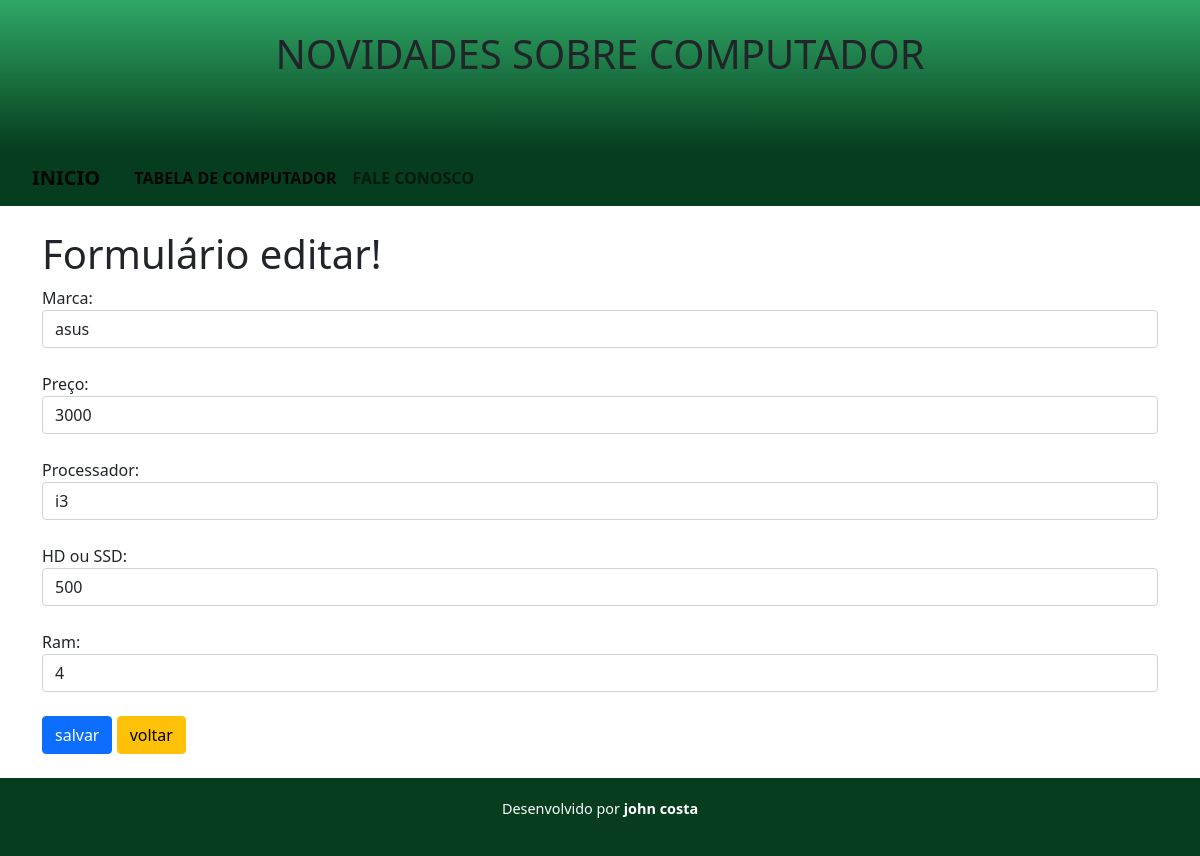
Page /prova002/formulario_editar.php?id=1 on the committed database.
### tables this page shows
CREATE TABLE `computadores` (
  `id` int(5) NOT NULL AUTO_INCREMENT,
  `marca` varchar(15) DEFAULT NULL,
  `preco` int(6) NOT NULL,
  `processador` varchar(10) NOT NULL,
  `hd` int(10) NOT NULL,
  `ram` int(5) NOT NULL,
  PRIMARY KEY (`id`)
);

### prova002/formulario_editar.php (the view, shortened to what this page needs)
    <!doctype html>
<html lang="en">
  <head>
    <link href="https://cdn.jsdelivr.net/npm/bootstrap@5.1.1/dist/css/bootstrap.min.css" rel="stylesheet">
  </head>
  <body>
  <?php
    include "topo.php";
    $id = $_GET["id"];
    $sql = "select * from computadores where id=$id";
    $sql = mysql_query($sql);
    $linha = mysql_fetch_array($sql);
  ?>
<div class="container">
    <h1>Formulário editar!</h1>
    <form action="editar.php" method="POST">
      Marca: <br>
      <input type="text" placeholder="Digite o nome da marca aqui..." required name="marca" class="form-control" value="<?php echo $linha['marca']; ?>">
      <br>
      Preço: <br>
      <input type="text" name="preco"  minlength="3" maxlength="10" class="form-control" placeholder="ex: 100,00"  required  value="<?php echo $linha['preco']; ?>">
      <br>
      Processador: <br>
      <input type="text" name="processador" required min="2" max="10" maxlength="10" class="form-control" placeholder="ex: i3" value="<?php echo $linha['processador']; ?>">
      <br>
      HD ou SSD: <br>
      <input type="text" placeholder="ex: 500gb" name="hd" required class="form-control" value="<?php echo $linha['hd']; ?>">
      <br>
      Ram: <br>
      <input type="text" name="ram" required class="form-control" placeholder="ex: 4gb" value="<?php echo $linha['ram'];?>">
      <br>
      <button type="submit" class="btn btn-primary">salvar</button>
      <a href="listagem_tabela.php" class="btn btn-warning">voltar</a>
    </form>
</div>
<?php  include "rodape.php";?>
  </body>
</html>

### prova002/css/style.css (style rules this page uses)
:root { --cor0:#ebe5c5; --cor1:#83e1ad; --cor2:#3ddc84; --cor3:#2fa866; --cor4:#1a5c37; --cor5:#063d1e; --fonte-padrao: arial, verdana, helvetica, sans-serif; --fonte-destaque: 'Bebas Neue', 'cursive'; --fonte-android:'android', 'cursive'; }

### rows in the picture
computadores: marca "asus", preco "3000", processador "i3", hd "500", ram "4"
